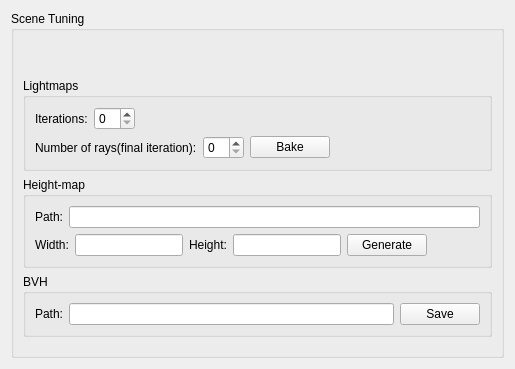
<?xml version="1.0" encoding="UTF-8"?>
<ui version="4.0">
 <class>SceneTuner</class>
 <widget class="QWidget" name="SceneTuner">
  <property name="geometry">
   <rect>
    <x>0</x>
    <y>0</y>
    <width>515</width>
    <height>369</height>
   </rect>
  </property>
  <property name="windowTitle">
   <string>Form</string>
  </property>
  <layout class="QVBoxLayout" name="verticalLayout">
   <item>
    <widget class="QGroupBox" name="groupBox">
     <property name="title">
      <string>Scene Tuning</string>
     </property>
     <layout class="QVBoxLayout" name="verticalLayout_4">
      <item>
       <layout class="QHBoxLayout" name="horizontalLayout_3">
        <item>
         <widget class="QLabel" name="logo">
          <property name="sizePolicy">
           <sizepolicy hsizetype="Fixed" vsizetype="Fixed">
            <horstretch>0</horstretch>
            <verstretch>0</verstretch>
           </sizepolicy>
          </property>
          <property name="minimumSize">
           <size>
            <width>32</width>
            <height>32</height>
           </size>
          </property>
          <property name="maximumSize">
           <size>
            <width>32</width>
            <height>32</height>
           </size>
          </property>
          <property name="text">
           <string/>
          </property>
          <property name="pixmap">
           <pixmap resource="resources/resources.qrc">:/images/scene.png</pixmap>
          </property>
          <property name="scaledContents">
           <bool>true</bool>
          </property>
         </widget>
        </item>
        <item>
         <spacer name="horizontalSpacer_3">
          <property name="orientation">
           <enum>Qt::Horizontal</enum>
          </property>
          <property name="sizeHint" stdset="0">
           <size>
            <width>40</width>
            <height>20</height>
           </size>
          </property>
         </spacer>
        </item>
       </layout>
      </item>
      <item>
       <widget class="QGroupBox" name="groupBox_2">
        <property name="title">
         <string>Lightmaps</string>
        </property>
        <layout class="QVBoxLayout" name="verticalLayout_2">
         <item>
          <layout class="QHBoxLayout" name="horizontalLayout">
           <item>
            <widget class="QLabel" name="label">
             <property name="text">
              <string>Iterations:</string>
             </property>
            </widget>
           </item>
           <item>
            <widget class="QSpinBox" name="tuner_iterations"/>
           </item>
           <item>
            <spacer name="horizontalSpacer">
             <property name="orientation">
              <enum>Qt::Horizontal</enum>
             </property>
             <property name="sizeHint" stdset="0">
              <size>
               <width>40</width>
               <height>20</height>
              </size>
             </property>
            </spacer>
           </item>
          </layout>
         </item>
         <item>
          <layout class="QHBoxLayout" name="horizontalLayout_2">
           <item>
            <widget class="QLabel" name="label_2">
             <property name="text">
              <string>Number of rays(final iteration):</string>
             </property>
            </widget>
           </item>
           <item>
            <widget class="QSpinBox" name="tuner_num_rays"/>
           </item>
           <item>
            <widget class="QPushButton" name="btn_bake">
             <property name="text">
              <string>Bake</string>
             </property>
            </widget>
           </item>
           <item>
            <spacer name="horizontalSpacer_2">
             <property name="orientation">
              <enum>Qt::Horizontal</enum>
             </property>
             <property name="sizeHint" stdset="0">
              <size>
               <width>40</width>
               <height>20</height>
              </size>
             </property>
            </spacer>
           </item>
          </layout>
         </item>
        </layout>
       </widget>
      </item>
      <item>
       <widget class="QGroupBox" name="groupBox_3">
        <property name="title">
         <string>Height-map</string>
        </property>
        <layout class="QVBoxLayout" name="verticalLayout_3">
         <item>
          <layout class="QHBoxLayout" name="horizontalLayout_4">
           <item>
            <widget class="QLabel" name="label_3">
             <property name="text">
              <string>Path:</string>
             </property>
            </widget>
           </item>
           <item>
            <widget class="QLineEdit" name="text_path_heightmap"/>
           </item>
          </layout>
         </item>
         <item>
          <layout class="QHBoxLayout" name="horizontalLayout_5">
           <item>
            <widget class="QLabel" name="label_4">
             <property name="text">
              <string>Width:</string>
             </property>
            </widget>
           </item>
           <item>
            <widget class="QLineEdit" name="text_width"/>
           </item>
           <item>
            <widget class="QLabel" name="label_5">
             <property name="text">
              <string>Height:</string>
             </property>
            </widget>
           </item>
           <item>
            <widget class="QLineEdit" name="text_height"/>
           </item>
           <item>
            <widget class="QPushButton" name="btnGenerate">
             <property name="text">
              <string>Generate</string>
             </property>
            </widget>
           </item>
           <item>
            <spacer name="horizontalSpacer_4">
             <property name="orientation">
              <enum>Qt::Horizontal</enum>
             </property>
             <property name="sizeHint" stdset="0">
              <size>
               <width>40</width>
               <height>20</height>
              </size>
             </property>
            </spacer>
           </item>
          </layout>
         </item>
        </layout>
       </widget>
      </item>
      <item>
       <widget class="QGroupBox" name="groupBox_4">
        <property name="title">
         <string>BVH</string>
        </property>
        <layout class="QHBoxLayout" name="horizontalLayout_6">
         <item>
          <widget class="QLabel" name="label_6">
           <property name="text">
            <string>Path:</string>
           </property>
          </widget>
         </item>
         <item>
          <widget class="QLineEdit" name="text_path_bvh"/>
         </item>
         <item>
          <widget class="QPushButton" name="btnSave">
           <property name="text">
            <string>Save</string>
           </property>
          </widget>
         </item>
        </layout>
       </widget>
      </item>
      <item>
       <spacer name="verticalSpacer">
        <property name="orientation">
         <enum>Qt::Vertical</enum>
        </property>
        <property name="sizeHint" stdset="0">
         <size>
          <width>20</width>
          <height>179</height>
         </size>
        </property>
       </spacer>
      </item>
     </layout>
    </widget>
   </item>
  </layout>
 </widget>
 <resources>
  <include location="resources/resources.qrc"/>
 </resources>
 <connections/>
</ui>
